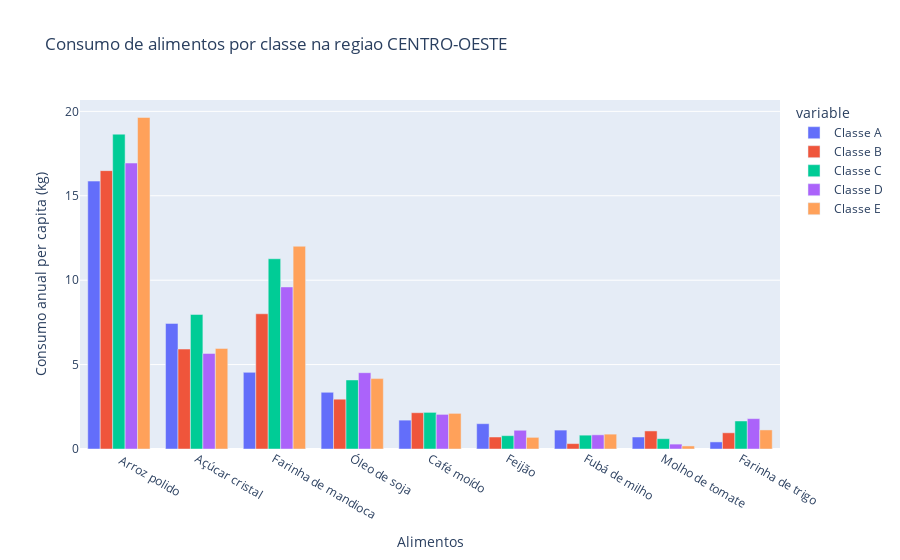

The cell this chart's notebook holds for it:
### Markdown cell above
* Região Centro-Oeste

### Code cell
fig = px.bar(consumo_norte, barmode = 'group', x = 'Items', y = ['Classe A', 'Classe B', 'Classe C', 'Classe D', 'Classe E'], title = 'Consumo de alimentos por classe na regiao CENTRO-OESTE', labels= {'Items': 'Alimentos', 'value': 'Consumo anual per capita (kg)' })
fig.show()

### Figure 1 — Plotly figure (JSON) as saved in the notebook; plotly's stock layout.template omitted (floating-point values rounded to 4 significant figures)
{"data": [{"alignmentgroup": "True", "hovertemplate": "variable=Classe A<br>Alimentos=%{x}<br>Consumo anual per capita (kg)=%{y}<extra></extra>", "legendgroup": "Classe A", "marker": {"color": "#636efa", "pattern": {"shape": ""}}, "name": "Classe A", "offsetgroup": "Classe A", "orientation": "v", "showlegend": true, "textposition": "auto", "type": "bar", "x": [" Arroz polido", "Açúcar cristal", "Farinha de mandioca", "Óleo de soja", "Café moído", "Feijão", "Fubá de milho", "Molho de tomate", "Farinha de trigo"], "xaxis": "x", "y": [15.87, 7.44, 4.54, 3.36, 1.71, 1.5, 1.12, 0.71, 0.42], "yaxis": "y"}, {"alignmentgroup": "True", "hovertemplate": "variable=Classe B<br>Alimentos=%{x}<br>Consumo anual per capita (kg)=%{y}<extra></extra>", "legendgroup": "Classe B", "marker": {"color": "#EF553B", "pattern": {"shape": ""}}, "name": "Classe B", "offsetgroup": "Classe B", "orientation": "v", "showlegend": true, "textposition": "auto", "type": "bar", "x": [" Arroz polido", "Açúcar cristal", "Farinha de mandioca", "Óleo de soja", "Café moído", "Feijão", "Fubá de milho", "Molho de tomate", "Farinha de trigo"], "xaxis": "x", "y": [16.49, 5.92, 8.01, 2.95, 2.15, 0.71, 0.32, 1.07, 0.96], "yaxis": "y"}, {"alignmentgroup": "True", "hovertemplate": "variable=Classe C<br>Alimentos=%{x}<br>Consumo anual per capita (kg)=%{y}<extra></extra>", "legendgroup": "Classe C", "marker": {"color": "#00cc96", "pattern": {"shape": ""}}, "name": "Classe C", "offsetgroup": "Classe C", "orientation": "v", "showlegend": true, "textposition": "auto", "type": "bar", "x": [" Arroz polido", "Açúcar cristal", "Farinha de mandioca", "Óleo de soja", "Café moído", "Feijão", "Fubá de milho", "Molho de tomate", "Farinha de trigo"], "xaxis": "x", "y": [18.65, 7.97, 11.27, 4.09, 2.17, 0.79, 0.82, 0.61, 1.66], "yaxis": "y"}, {"alignmentgroup": "True", "hovertemplate": "variable=Classe D<br>Alimentos=%{x}<br>Consumo anual per capita (kg)=%{y}<extra></extra>", "legendgroup": "Classe D", "marker": {"color": "#ab63fa", "pattern": {"shape": ""}}, "name": "Classe D", "offsetgroup": "Classe D", "orientation": "v", "showlegend": true, "textposition": "auto", "type": "bar", "x": [" Arroz polido", "Açúcar cristal", "Farinha de mandioca", "Óleo de soja", "Café moído", "Feijão", "Fubá de milho", "Molho de tomate", "Farinha de trigo"], "xaxis": "x", "y": [16.94, 5.66, 9.6, 4.52, 2.05, 1.11, 0.84, 0.29, 1.8], "yaxis": "y"}, {"alignmentgroup": "True", "hovertemplate": "variable=Classe E<br>Alimentos=%{x}<br>Consumo anual per capita (kg)=%{y}<extra></extra>", "legendgroup": "Classe E", "marker": {"color": "#FFA15A", "pattern": {"shape": ""}}, "name": "Classe E", "offsetgroup": "Classe E", "orientation": "v", "showlegend": true, "textposition": "auto", "type": "bar", "x": [" Arroz polido", "Açúcar cristal", "Farinha de mandioca", "Óleo de soja", "Café moído", "Feijão", "Fubá de milho", "Molho de tomate", "Farinha de trigo"], "xaxis": "x", "y": [19.64, 5.96, 12.01, 4.17, 2.11, 0.69, 0.88, 0.18, 1.13], "yaxis": "y"}], "layout": {"barmode": "group", "legend": {"title": {"text": "variable"}, "tracegroupgap": 0}, "title": {"text": "Consumo de alimentos por classe na regiao CENTRO-OESTE"}, "xaxis": {"anchor": "y", "domain": [0, 1], "title": {"text": "Alimentos"}}, "yaxis": {"anchor": "x", "domain": [0, 1], "title": {"text": "Consumo anual per capita (kg)"}}}}
